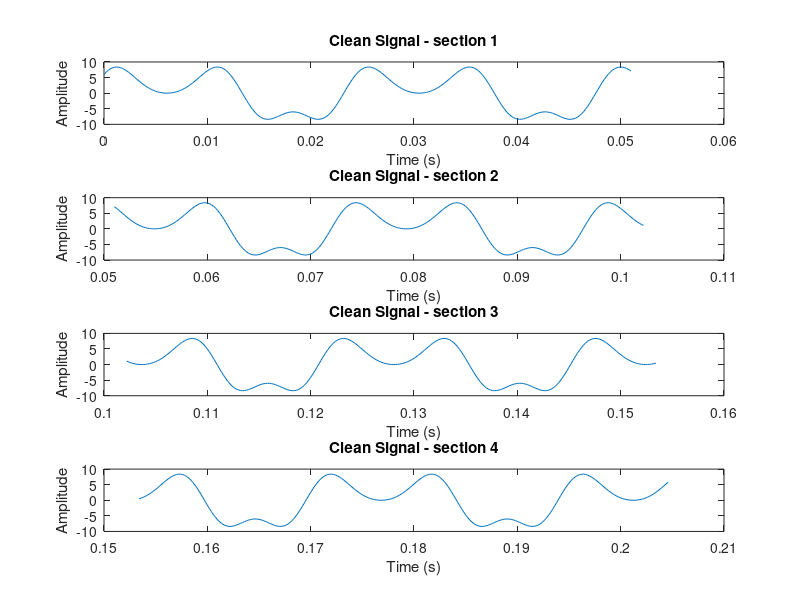
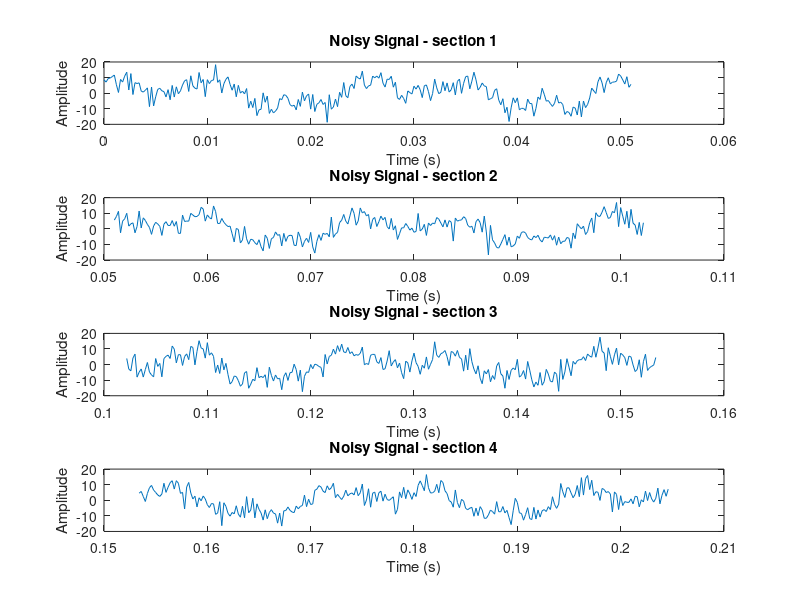
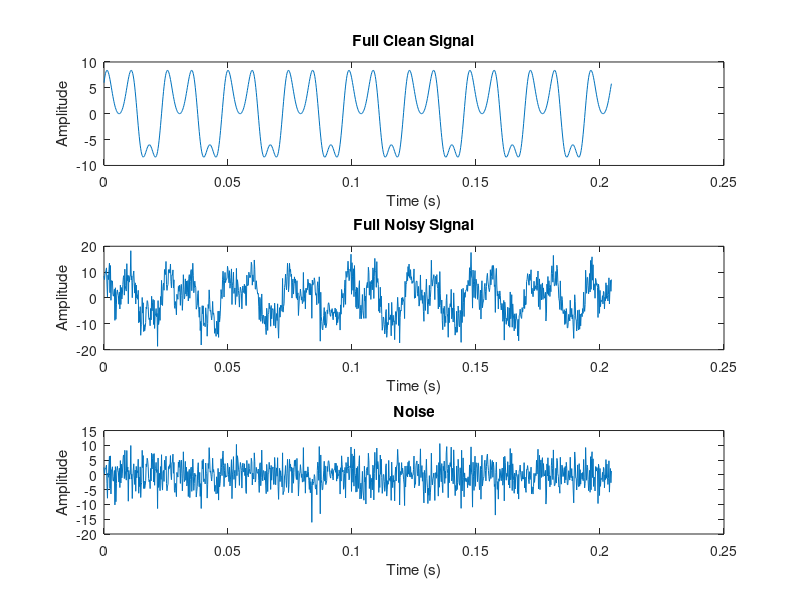
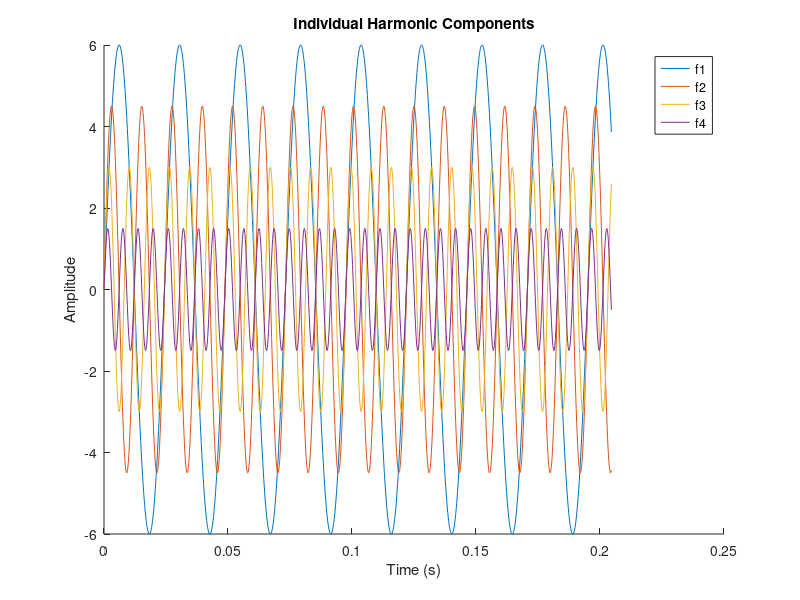

Recreate these plots in MATLAB, in order.
close all;
% Signal Parameters
fs = 5000; % Sampling frequency
N = 256; % Samples per section
M = 4;  % Number of sections (stated in question)
t = (0:N*M-1)/fs;

% Frequency of harmonic components 
% Notes are the harmonics of the low E string of a Bass guitar. 
f1 = 41; % E1
f2 = 2*f1; % 2nd harmonic
f3 = 3*f1; % 3rd harmonic
f4 = 4*f1; % 4th harmonic

% Amplitudes
A1 = 6;
A2 = 4.5;
A3 = 3;
A4 = 1.5;

% Clean Signal
signal = A1*sin(2*pi*f1*t) + A2*cos(2*pi*f2*t) + A3*sin(2*pi*f3*t) + A4*cos(2*pi*f4*t);

% noise 
sigma = 4; % Standard deviation (Variance = 2^2 = 4)
noise = sigma * randn(1, N*M);

% Noisy signal 
noisysig = noise + signal;


% Defining section indices to make life easier
s1_idx = 1:N;
s2_idx = N : 2*N;
s3_idx = 2*N : 3*N;
s4_idx = 3*N : 4*N;



% figure 1: Clean signal in 4 sections 
figure;

subplot(4,1,1);
plot(t(s1_idx), signal(s1_idx));
title('Clean Signal - section 1');
xlabel('Time (s)');
ylabel('Amplitude');

subplot(4,1,2);
plot(t(s2_idx), signal(s2_idx));
title('Clean Signal - section 2');
xlabel('Time (s)');
ylabel('Amplitude');

subplot(4,1,3);
plot(t(s3_idx), signal(s3_idx));
title('Clean Signal - section 3');
xlabel('Time (s)');
ylabel('Amplitude');

subplot(4,1,4);
plot(t(s4_idx), signal(s4_idx));
title('Clean Signal - section 4');
xlabel('Time (s)');
ylabel('Amplitude');

% Figure 2: Noisy  signal in 4 sections 

figure;

subplot(4,1,1);
plot(t(s1_idx), noisysig(s1_idx));
title('Noisy Signal - section 1');
xlabel('Time (s)');
ylabel('Amplitude');

subplot(4,1,2);
plot(t(s2_idx), noisysig(s2_idx));
title('Noisy Signal - section 2');
xlabel('Time (s)');
ylabel('Amplitude');

subplot(4,1,3);
plot(t(s3_idx), noisysig(s3_idx));
title('Noisy Signal - section 3');
xlabel('Time (s)');
ylabel('Amplitude');

subplot(4,1,4);
plot(t(s4_idx), noisysig(s4_idx));
title('Noisy Signal - section 4');
xlabel('Time (s)');
ylabel('Amplitude');

% Figure 3: Full clean signal, noisy signal, and noise 

figure;

subplot(3,1,1);
plot(t, signal);
title('Full Clean Signal');
xlabel('Time (s)');
ylabel('Amplitude');

subplot(3,1,2);
plot(t, noisysig);
title('Full Noisy Signal');
xlabel('Time (s)');
ylabel('Amplitude');

subplot(3,1,3);
plot(t, noise);
title('Noise');
xlabel('Time (s)');
ylabel('Amplitude');

% Figure 4: plot of individual harmonic components

figure; 
hold on;

plot(t, A1*sin(2*pi*f1*t));
plot(t, A2*sin(2*pi*f2*t));
plot(t, A3*sin(2*pi*f3*t));
plot(t, A4*sin(2*pi*f4*t));
title('Individual Harmonic Components');
xlabel('Time (s)');
ylabel('Amplitude');
legend('f1','f2','f3','f4');